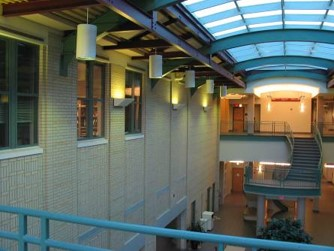
#> input picture A1/images/CMU_left.jpg, 334 x 251 px
$ jupyter execute MyRansacPanorama_Steinberg.ipynb   (shell and % lines are left out)   (Python 2 division)
#> lines starting #> are read from the running program, lines starting #| are printed output that depends on the picture
# Assignment 1 (part II): Automatic Panorama Mosaicing

[cell 1]

import numpy as np
from numpy import linalg as la
import matplotlib
import matplotlib.image as image
import matplotlib.pyplot as plt
from skimage.feature import (corner_harris, corner_peaks, plot_matches, BRIEF, match_descriptors)
from skimage.transform import warp, ProjectiveTransform
from skimage.color import rgb2gray
from skimage.measure import ransac

### The cell below demonstrates feature detection (e.g. corners) and matching (e.g. BRIEF descriptor)

[cell 2]
imL = image.imread("images/CMU_left.jpg")
#> imL is the input picture: shape (251, 334, 3); mean R, G, B 94.8, 103.3, 94.9
imR = image.imread("images/CMU_right.jpg")
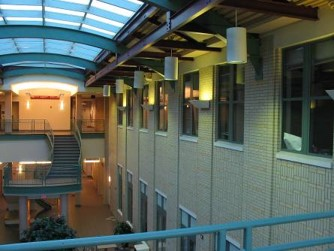
#> input picture A1/images/CMU_right.jpg, 334 x 251 px
#> imR is the input picture: shape (251, 334, 3); mean R, G, B 87.8, 97, 88.2
imLgray = rgb2gray(imL)
imRgray = rgb2gray(imR)
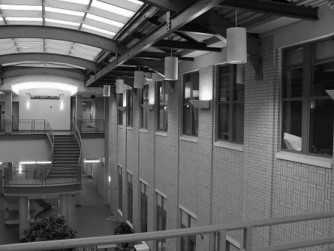
#> imRgray: shape (251, 334) float64; min 0.00333, max 1, mean 0.37

# NOTE: corner_peaks and many other feature extraction functions return point coordinates as (y,x), that is (rows,cols)
keypointsL = corner_peaks(corner_harris(imLgray), threshold_rel=0.0005, min_distance=5)
#> keypointsL = 202 pairs, first value 8 to 242, second value 7 to 326
keypointsR = corner_peaks(corner_harris(imRgray), threshold_rel=0.0005, min_distance=5)
#> keypointsR = 204 pairs, first value 6 to 245, second value 5 to 326

extractor = BRIEF()

extractor.extract(imLgray, keypointsL)
keypointsL = keypointsL[extractor.mask]
#> keypointsL = 152 pairs, first value 25 to 227, second value 24 to 309
descriptorsL = extractor.descriptors

extractor.extract(imRgray, keypointsR)
keypointsR = keypointsR[extractor.mask]
#> keypointsR = 154 pairs, first value 24 to 227, second value 28 to 309
descriptorsR = extractor.descriptors

matchesLR = match_descriptors(descriptorsL, descriptorsR, cross_check=True)
print 'the number of matches is {:2d}'.format(matchesLR.shape[0])

fig = plt.figure(1,figsize = (12, 4))
axA = plt.subplot(111)
plt.gray()
plot_matches(axA, imL, imR, keypointsL, keypointsR, matchesLR) #, matches_color = 'r')
#> (this line was passed over: skimage is not available in this run)
axA.axis('off')

plt.show()

## Problem 1
### Rederive your formula in Problem 3a from Part I of the assignment for the following modification. Assume there are $N=53$ matches $(p,p')$ as in figure 1 above. $N_i=21$ of these matches are inliers for a homography, while the rest of the matches are $N_o=32$ outliers. To estimate a homography you need a sample with $K=4$ matches. What is the least number of times one should randomly sample a subset of $K$ matches to get probability  $p≥0.95$  that at least one of these samples has all of its $K$ matches from inliers? Derive a general formula and compute a numerical answer for the specified numbers.

Solution: Making the same selection assumptions as before (groups of 4 points are selected individually, points are not removed between selections), we simply add 2 new terms to our probability formula, representing the 3rd and 4th necessary match selections for the homography.
$$P(N_i, N) = 1-(1-((N_i/N) * (N_i-1)/(N-1) * (N_i-2)/(N-2) * ((N_i-3)/(N-3)))^x$$
Note: Round up to the nearest integer to get the actual number of iterations

For our example, we solve for $x$ with $P(N_i, N) = 0.95, N_i = 21, N = 53$:
$$0.95 = 1-(1-(21/53)*(20/52)*(19/51)*(18/50))^x$$
$$x = log(0.05)/log(0.979) = 145.04 \implies 146$$

## Problem 2: (RANSAC for Homographies)
### Write code below using RANSAC to estimate Homography from matched pairs of points above. This cell should display new figure 2 similar to figure 1 above, but it should show only inlier pairs for the detected homography. HINT: you can use $ProjectiveTransform$  from library $skimage$ declared at the top of the notebok.

[cell 3]
fig = plt.figure(2,figsize = (12, 4))
axA = plt.subplot(111)
plt.gray()
maxInliers = 0;
maxHomography = 0;
maxSamples = 100
matchSize = matchesLR.shape[0]
src = []
dst = []
for matchPoint in matchesLR:
    #print('Math point: ' + str(matchPoint))
    #print('L keypoint: ' + str(keypointsL[matchPoint[0]]))
    #print('R keypoint: ' + str(keypointsR[matchPoint[0]]))
    src.append([keypointsL[matchPoint[0]][1], keypointsL[matchPoint[0]][0]])
    #dst.append([keypointsR[matchPoint[1]][1]+imL.shape[0],keypointsR[matchPoint[1]][0]])
    dst.append([keypointsR[matchPoint[1]][1],keypointsR[matchPoint[1]][0]])
#> after the loop, dst = 56 pairs, first value 28 to 309, second value 24 to 227; src = 56 pairs, first value 24 to 309, second value 26 to 219
src = np.array(src)
dst = np.array(dst)
newSrc = src;
#> newSrc has the same summary as src
newDst = dst;
#> newDst has the same summary as dst
H = ProjectiveTransform()
#H.estimate(dst,src);
H.estimate(src,dst);
#print("L : " + str(src))
#print("R : " + str(dst))
#print("matchPoints: " + str(matchesLR))
model_robust, inliers = ransac((dst, src), ProjectiveTransform, min_samples=5,
                               residual_threshold=1, max_trials=1000)

inlierPoints = []
for i in range(0, len(inliers)):
    if (inliers[i] == True):
        inlierPoints.append(matchesLR[i]);
    else:
        np.delete(newSrc,i)
        np.delete(newDst,i)
#> this loop made 56 passes
#> after the loop, inlierPoints = [[1, 1], [19, 32], [37, 52], [72, 61], [85, 100], [92, 69], [97, 93], [99, 90], [108, 105], [115, 115], [122, 118], [127, 117], [128, 108], [133, 130], [136, 143], [138, 147], [146, 153], [147, 152]]

#Attempt to estimate homography with only inlier points
inlierPoints = np.array(inlierPoints);
#> inlierPoints = 18 rows, first 8: [1, 1], [19, 32], [37, 52], [72, 61], [85, 100], [92, 69], [97, 93], [99, 90]
print("Inlier matches: " + str(inlierPoints.size));
#| Inlier matches: 36
plot_matches(axA, imL, imR, keypointsL, keypointsR, inlierPoints) #, matches_color = 'r')
#> (this line was passed over: skimage is not available in this run)
axA.axis('off')

plt.show()

## Problem 3 (reprojecting onto common PP)
### Use common PP corresponding to the plane of the left image. Your pamorama mosaic should be build inside a "reference frame" (think about it as an empty canvas of certain size) inside this common PP. The reference frame should be big enough to contain the left image and the part of the view covered by the right image after reprojecting onto common PP. Create a new figure 3 including the following three images (spread them vertically). First, show your reference frame only with the left image inside. Second, show the reference frame containing only a reprojected right image (warp it using a homography computed in Problem 1). Third, for comparison, show the reference frame containing only the right image reprojected using a (bad) homography estimated from all matches (including outliers, as in figure 1).
#### HINT1: use function $warp$ from library $skimage$ declared at the top of the notebook.
#### HINT2: function $warp$ needs "inverse map" as a (second) argument as it uses "inverse warping" to compute output intensities

[cell 4]
fig = plt.figure(3,figsize = (6, 14))
plt.subplot(311)
ax = plt.gca()
ax.set_facecolor('#000000')
newax = plt.axis([0,2*imL.shape[1],imL.shape[0],0])
#> newax = (0, 668, 251, 0)
newImg2 = warp(imL, model_robust)
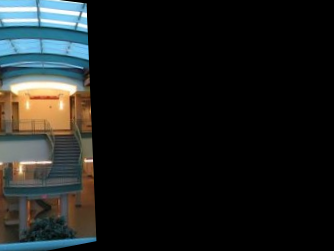
#> newImg2: shape (251, 334, 3) float64; mean R, G, B 0.109, 0.12, 0.116
plt.imshow(imL)
plt.title("reference frame with the left image")

plt.subplot(312)
imRWarp = warp(imR, la.inv(model_robust.params),output_shape=(imL.shape[0], 2*imL.shape[1]))
#ax = plt.gca()
#ax.set_facecolor('#000000')
#newax = plt.axis([0,2*imL.shape[1],imL.shape[0],0])
plt.imshow(imRWarp)
#plt.xticks([])
#plt.yticks([])
plt.title("reference frame with the right image (reprojected)")

plt.subplot(313)
newImg = warp(imR, H,output_shape=(300, 650))
plt.imshow(newImg)
plt.xticks([])
plt.yticks([])
plt.title("reference frame with the right image (reprojected badly)")

plt.show()

## Problem 4 (blending)

### (part a) Write code for a function below computing distance transform for the boundary of a given image. It returns a numpy array of the same size as the image with distances from each pixel to the closest point on the boundary of the image (float values).


[cell 5]
def boundaryDT(image):
        distArray = np.zeros((image.shape[0], image.shape[1]));
#> distArray: shape (251, 334) float64; every value is 0
        for i in range(image.shape[0]):
            for j in range(image.shape[1]):
                minCol = min(j, image.shape[1]-j-1);
                minRow = min(i, image.shape[0]-i-1);
                distArray[i][j] = min(minRow,minCol);
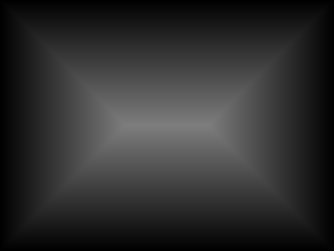
#> distArray: shape (251, 334) float64; min 0, max 125, mean 46.5
        return distArray

### (part b) Use function from part (a) to compute a distance transform for both images. Create a new figure 4 showing the follwoing two images. First, show reference frame containing only the left image's boundaryDT instead of the left image. Second, show reference frame containing only the right image's boundaryDT reprojected instead of the right image.

[cell 6]
fig = plt.figure(4,figsize = (12, 3))
plt.subplot(121)
plt.title("Left image DT in Ref. frame (LdtRef)")
newax = plt.axis([0,2*imL.shape[1],imL.shape[0],0])
ax = plt.gca()
ax.set_facecolor('#000000')
boundL = boundaryDT(imL);
boundR = boundaryDT(imR);
plt.imshow(boundL, cmap='gray')
plt.subplot(122)
print('Bounds: ' + str(2*imL.shape[1]))
#| Bounds: 668
boundR = warp(boundR, la.inv(model_robust.params), output_shape=(imL.shape[0],2*imL.shape[1]))
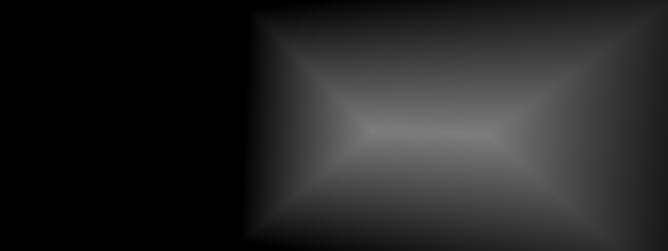
#> boundR: shape (251, 668) float64; min 0, max 125, mean 36.9
plt.imshow(boundR, cmap='gray');
plt.title("Right image DT in Ref. frame (RdtRef)")
#Extend boundL to be double width
boundL = warp(boundL, np.identity(3), output_shape=(imL.shape[0],2*imL.shape[1]))
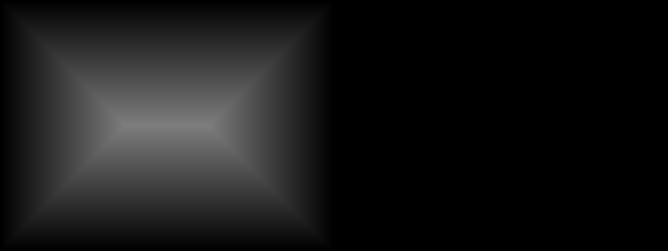
#> boundL: shape (251, 668) float64; min 0, max 125, mean 23.3
#print(str(boundL) + " boundR " + str(boundR))

### (part c) Use boundary distance transforms to blend left and right images (reprojected) into the reference frame. Create a new figure 5 showing the following three images. First and second should be $alpha$'s for blending the left and right images. These alphas should be based on distance transforms as discussed in class. Third, should be your panorama: left and (reprojected) right images blended inside the reference frame. Your panorama should also show (reprojected) features - homography inliers - from both left and right images. Use different colors/shapes to distinct features from the left and the right images.

[cell 7]
def getAlpha(baseDt, otherDt):
    distArray = baseDt;
    alpha = baseDt;
    for i in range(baseDt.shape[0]):
        for j in range(baseDt.shape[1]):
            if((baseDt[i][j] == 0) and (otherDt[i][j] == 0)):
                alpha[i][j] = 0;
            else:
                alpha[i][j] = baseDt[i][j]/(baseDt[i][j] + otherDt[i][j]);
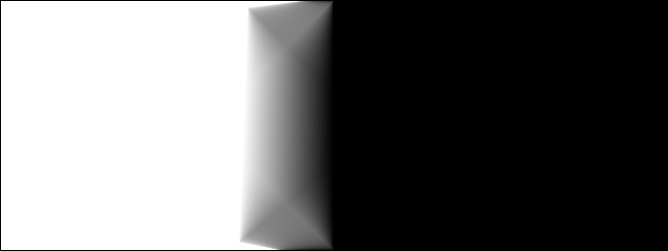
#> alpha: shape (251, 668) float64; min 0, max 1, mean 0.427
            #print("Alpha: " + str(baseDt[i][j]) + " " + str(otherDt[i][j]) + " final " + str(alpha[i][j]))
    return alpha;

fig = plt.figure(5,figsize = (12, 14))
plt.subplot(311)
alpha1 = getAlpha(boundL, boundR);
ax = plt.gca()
#ax.set_facecolor('#000000')
plt.imshow(alpha1, cmap='gray')
#newax = plt.axis([0,2*imL.shape[1],imL.shape[0],0])
plt.title("alpha based on DT (for RransacRef)")

plt.subplot(312)
alpha2 = getAlpha(boundR, boundL);
#> after the loop in getAlpha (call 2), `for i in range(baseDt.shape[0]):`:
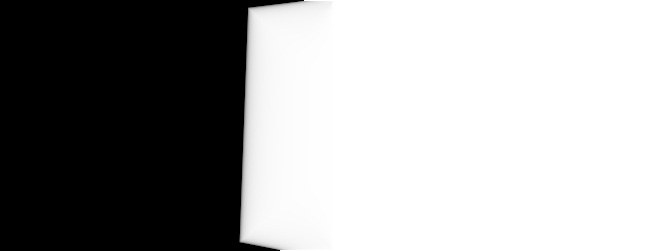
#> alpha: shape (251, 668) float64; min 0, max 1, mean 0.627
plt.imshow(alpha2, cmap='gray')
plt.title("alpha based on DT (for RransacRef)")

plt.subplot(313)
newImg = np.zeros((boundL.shape[0],boundL.shape[1], 3));
#> newImg: shape (251, 668, 3) float64; every value is 0
#Extend imL to double size for easy plotting
imL = warp(imL, np.identity(3), output_shape=(imL.shape[0],2*imL.shape[1]))
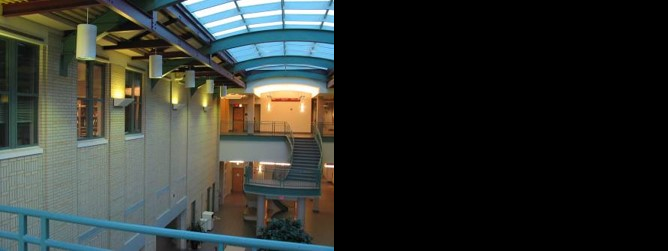
#> imL: shape (251, 668, 3) float64; mean R, G, B 0.186, 0.203, 0.186
for i in range(imL.shape[0]):
    for j in range(imL.shape[1]):
        for k in range(0,3):
            newImg[i][j][k] = imL[i][j][k]*alpha1[i][j] + imRWarp[i][j][k]*(1-alpha1[i][j]);
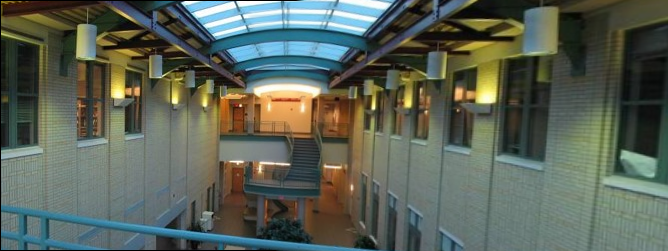
#> newImg: shape (251, 668, 3) float64; mean of channels 0, 1, 2 0.355, 0.387, 0.342; drawn as R, G, B

#newax = plt.axis([0,2*imL.shape[1],imL.shape[0],0])
plt.imshow(newImg)

plt.title("Panorama")

plt.show()
